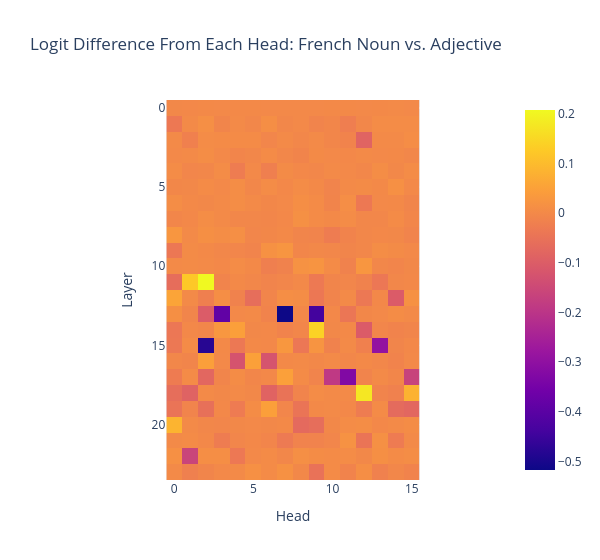

The code cell stored with this chart in its notebook:
### Code cell
imshow(
    per_head_logit_diffs_fre_eng.tolist(),
    labels={"x": "Head", "y": "Layer"},
    title="Logit Difference From Each Head: French Noun vs. Adjective",
    width=600,
)

### Figure 1 — Plotly figure (JSON) as saved in the notebook; plotly's stock layout.template omitted (floating-point values rounded to 4 significant figures; data arrays with more than 128 entries replaced by an {"elided": "..."} marker saying what was removed)
{"data": [{"coloraxis": "coloraxis", "hovertemplate": "Head: %{x}<br>Layer: %{y}<br>color: %{z}<extra></extra>", "name": "0", "type": "heatmap", "xaxis": "x", "yaxis": "y", "z": {"elided": "24x16 float values"}}], "layout": {"coloraxis": {"colorscale": [[0, "#0d0887"], [0.1111, "#46039f"], [0.2222, "#7201a8"], [0.3333, "#9c179e"], [0.4444, "#bd3786"], [0.5556, "#d8576b"], [0.6667, "#ed7953"], [0.7778, "#fb9f3a"], [0.8889, "#fdca26"], [1, "#f0f921"]]}, "title": {"text": "Logit Difference From Each Head: French Noun vs. Adjective"}, "width": 600, "xaxis": {"anchor": "y", "constrain": "domain", "domain": [0, 1], "scaleanchor": "y", "title": {"text": "Head"}}, "yaxis": {"anchor": "x", "autorange": "reversed", "constrain": "domain", "domain": [0, 1], "title": {"text": "Layer"}}}}
